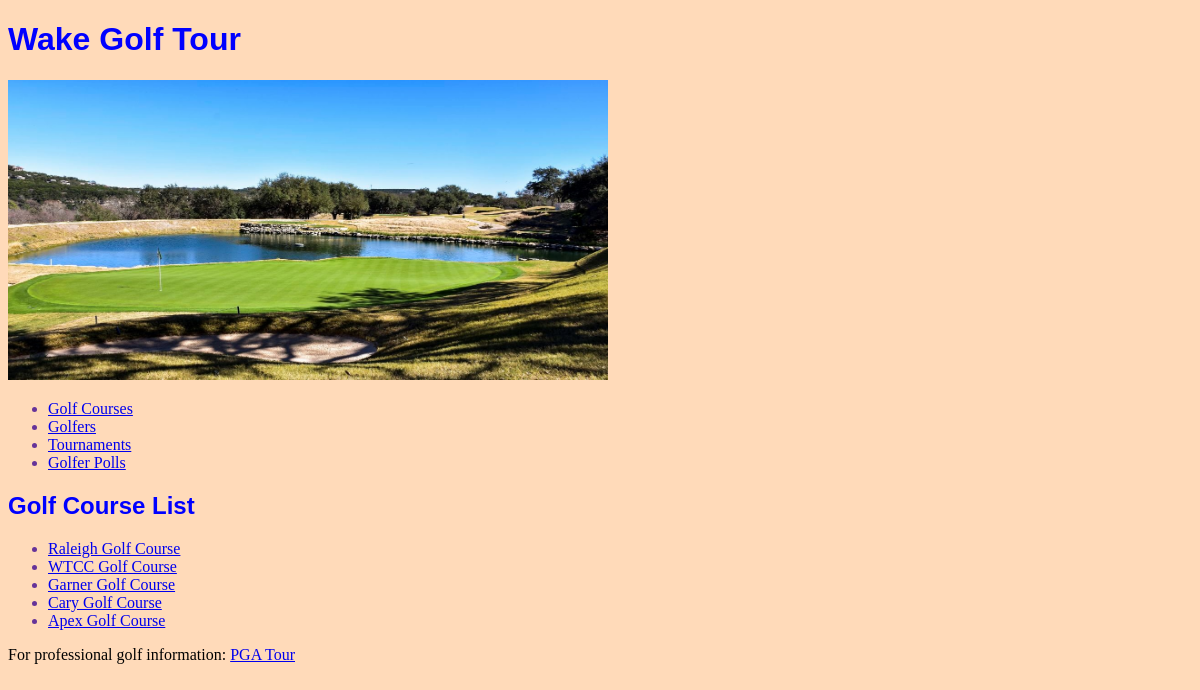
The app's page /golf_course/golf_course/ with its own data.
### golf_course/models.py (models this page shows, shortened)
class GolfCourse(models.Model):
    course_id = models.IntegerField(primary_key=True)
    course_name = models.TextField()
    course_total_par = models.IntegerField()
    class Meta:
        managed = False
        db_table = 'GolfCourse'
        verbose_name = "Golf Course"
        verbose_name_plural = "Golf Courses"

### golf_course/views.py (the view)
def golf_course_list (request):
    golf_courses = get_list_or_404(GolfCourse.objects.all())
    context = {'golf_courses': golf_courses}
    return render(request, 'golf_course/golf_course_list.html', context)

### golf_course/templates/golf_course/golf_course_list.html (shortened to what this page needs)
{% extends parent_template|default:"golf_course/base_golf_course.html" %}
{% block content %}
  <h2>Golf Course List</h2>
    {% if golf_courses %}
      <ul>
          {% for course in golf_courses %}
            <li><a href="/golf_course/{{ course.course_id }}/">
                   {{ course.course_name }}</a></li>
          {% endfor %}
      </ul>
    {% else %}
      <p>No Golf Courses are available.</p>
    {% endif %}
{% endblock %}

### golf_course/static/golf_course/style.css (style rules this page uses)
body { background-color: peachpuff; }
h2 { font-family: Tahoma, sans-serif; color: blue; }
li { font-family: Verdana; color: rebeccapurple; }

### records on screen
GolfCourse: course_name "Raleigh Golf Course"
GolfCourse: course_name "WTCC Golf Course"
GolfCourse: course_name "Garner Golf Course"
GolfCourse: course_name "Cary Golf Course"
GolfCourse: course_name "Apex Golf Course"
